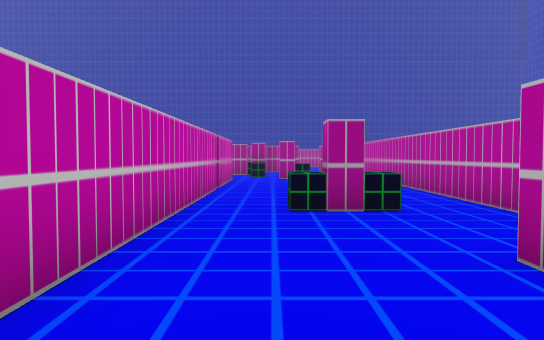
View 1 (above)

20 first-person views from a walk through a Unity game level. The camera is 1.5 m above the floor, tilts 2° down and sees 70° across. The floor is counted in squares, 2 m on a side. Each view is taken from the middle of a square. On the plan, view 1 faces up. The plan holds only what a view shows up to about 12 squares ahead; the rest is blank. The place goes on beyond the plan.

View 2
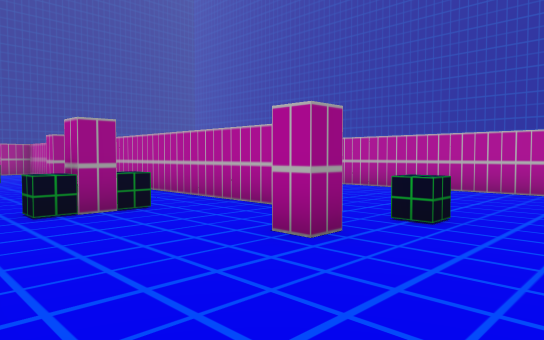

View 3
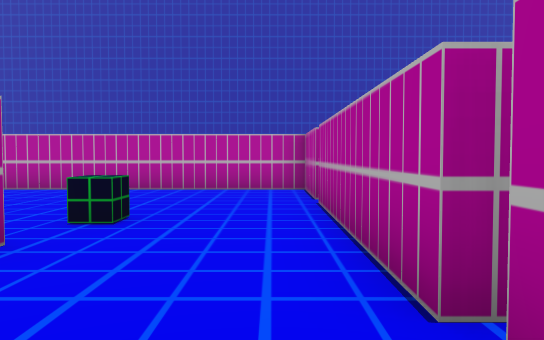

View 4
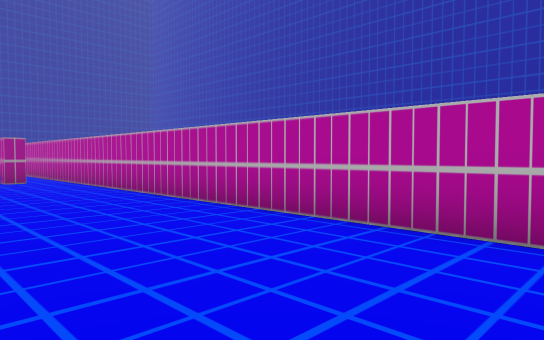

View 5
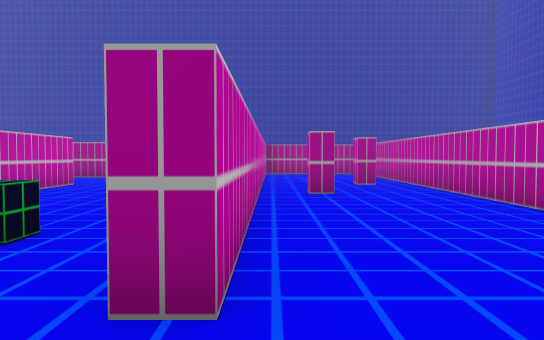

View 6
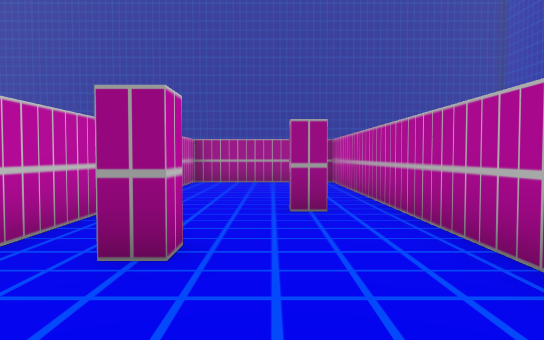

View 7
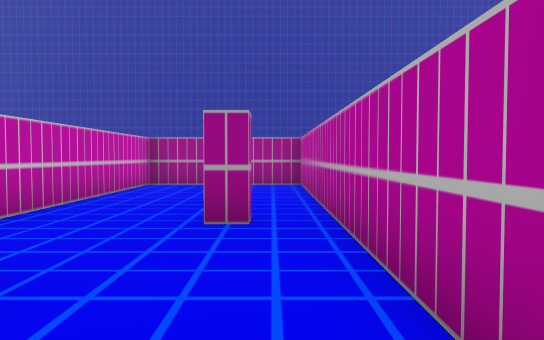

View 8
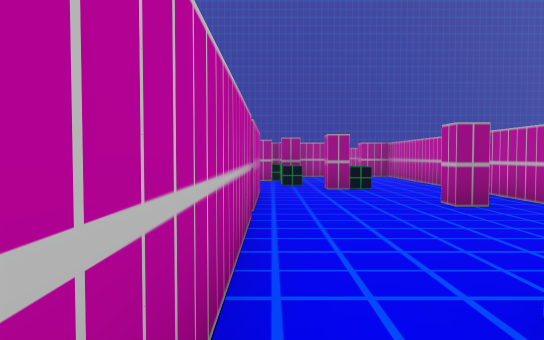

View 9
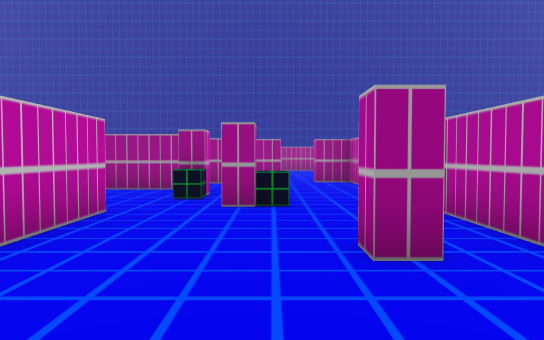

View 10
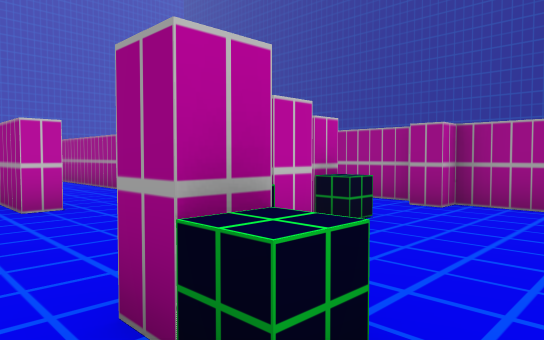

View 11
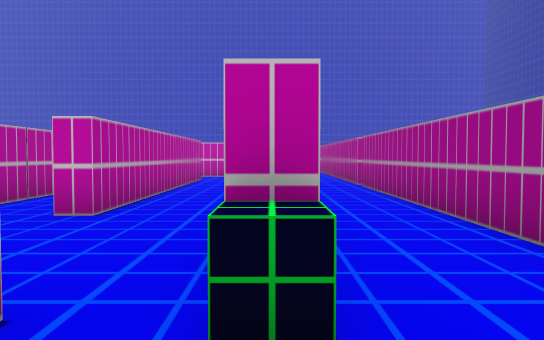

View 12
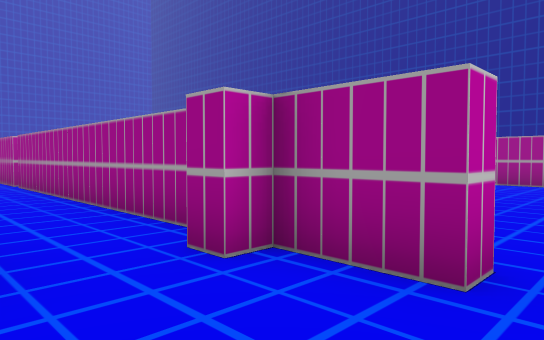

View 13
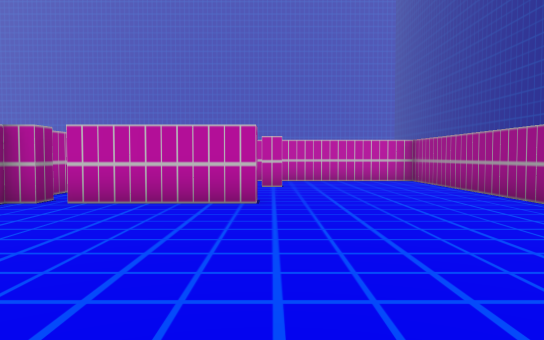

View 14
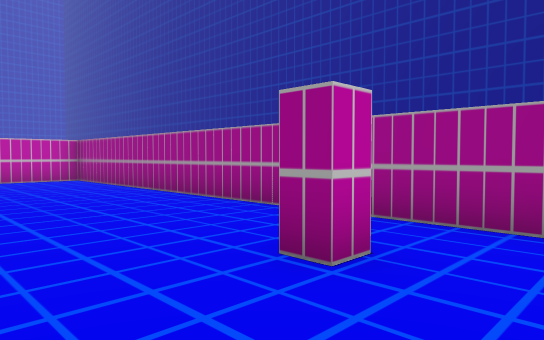

View 15
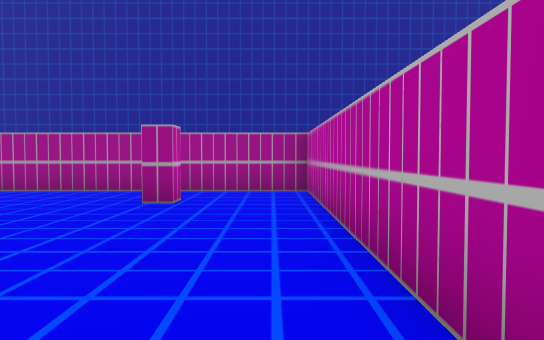

View 16
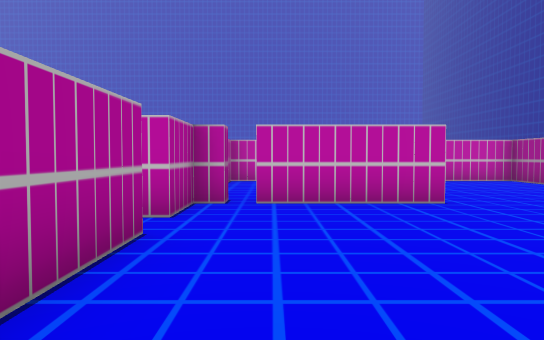

View 17
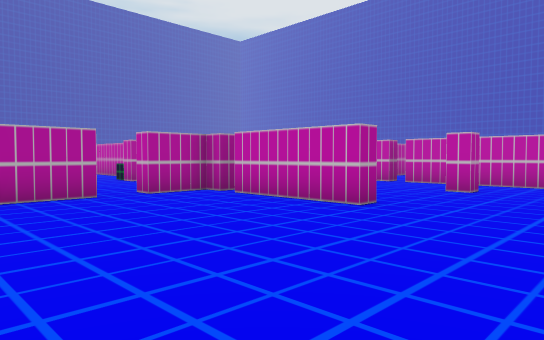

View 18
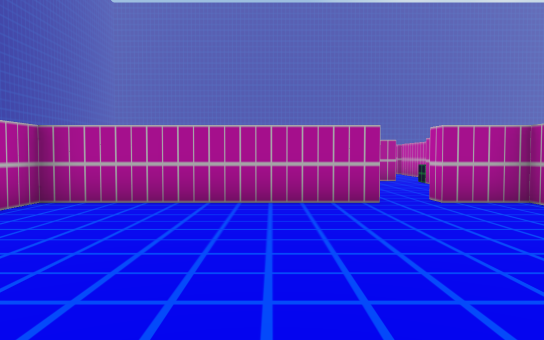

View 19
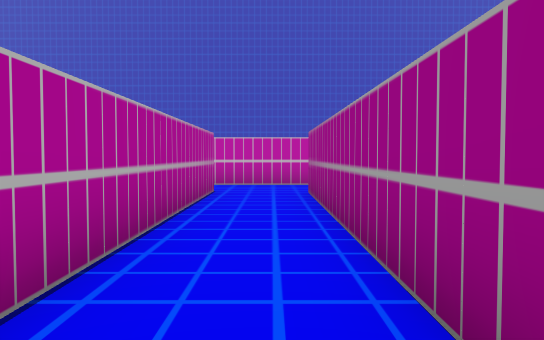

View 20
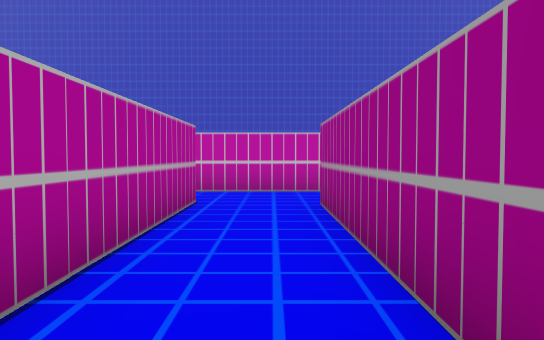

### Floor plan
Ten units are one square. View 1 is at (0, 0); x grows to the right and y downward. Boxes are objects, and circles mark ways between rooms. Rooms are numbered by the first view taken in them; rooms with no view inside come last. Other rooms are left out.
<svg viewBox="-137 -278 220 291">
<path fill="none" stroke="#000" d="M23 -97 17 -97 17 -102M-12 -122 -12 -92M-12 -75 -12 -18M53 -102 53 -97 48 -97M33 -138 33 -183 22 -183M14 -52 7 -52 7 -58M33 -42 33 -121M-14 -158 -110 -158M68 -128 68 -122 63 -122 63 -128M-2 -178 -8 -178M24 -22 17 -22 17 -28M-9 -183 -88 -183M13 -188 13 -183 -2 -183M6 8 52 8M56 8 77 8 78 -183 38 -183 38 -37 32 -37M-114 -138 -39 -138 -39 -133M-132 -161 -132 -134M-8 -228 -2 -228 -2 -198M-8 -193 -2 -193 -2 -188 13 -188M22 -188 78 -188 78 -273 -57 -273 -57 -208M-41 -233 -35 -233 -35 -228M54 -258 54 -251 49 -251M-21 -188 -15 -188M-57 -203 -57 -188 -50 -188"/>
<rect x="-15" y="-145" width="10" height="10" fill="#bbb"><title>other object</title></rect>
<rect x="-15" y="-165" width="10" height="10" fill="#bbb"><title>other object</title></rect>
<rect x="-5" y="-55" width="10" height="10" fill="#bbb"><title>other object</title></rect>
<rect x="5" y="-135" width="10" height="10" fill="#bbb"><title>other object</title></rect>
<rect x="15" y="-55" width="10" height="10" fill="#bbb"><title>other object</title></rect>
<rect x="25" y="-25" width="10" height="10" fill="#bbb"><title>other object</title></rect>
<circle cx="20" cy="-180" r="3" fill="#2a7"/>
<text x="10" y="-100">1</text>
<text x="10" y="-230">2</text>
</svg>
Room 1 opens to room 2.

Where each view was taken, in squares from view 1:
view 1: 0 up, 0 right, facing up
view 2: 0 up, 1 left, facing up-right
view 3: 0 up, 1 left, facing right
view 4: 0 up, 4 right, facing up-right
view 5: 2 up, 4 right, facing up
view 6: 7 up, 6 right, facing up
view 7: 8 up, 7 right, facing up
view 8: 4 up, 1 left, facing up
view 9: 7 up, 1 right, facing up
view 10: 12 up, 2 right, facing up-left
view 11: 16 up, 1 right, facing left
view 12: 16 up, 2 right, facing up-left
view 13: 23 up, 6 right, facing left
view 14: 23 up, 7 right, facing up-left
view 15: 19 up, 7 right, facing up
view 16: 20 up, 6 right, facing left
view 17: 26 up, 5 right, facing down-left
view 18: 25 up, 4 right, facing down
view 19: 15 up, 3 left, facing left
view 20: 15 up, 5 left, facing left
